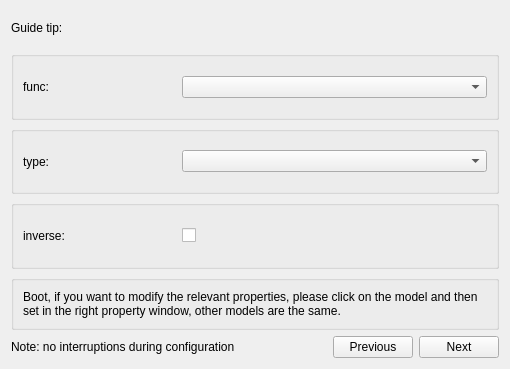
<?xml version="1.0" encoding="UTF-8"?>
<ui version="4.0">
 <class>CrashDiContentSetting</class>
 <widget class="QWidget" name="CrashDiContentSetting">
  <property name="geometry">
   <rect>
    <x>0</x>
    <y>0</y>
    <width>510</width>
    <height>369</height>
   </rect>
  </property>
  <property name="windowTitle">
   <string>Crash Swtich</string>
  </property>
  <layout class="QVBoxLayout" name="verticalLayout" stretch="1,2,2,2,1,1">
   <item>
    <layout class="QHBoxLayout" name="horizontalLayout_2">
     <item>
      <widget class="QLabel" name="label_prompt">
       <property name="text">
        <string>Guide tip:</string>
       </property>
      </widget>
     </item>
     <item>
      <widget class="QLabel" name="label_direction">
       <property name="text">
        <string/>
       </property>
      </widget>
     </item>
    </layout>
   </item>
   <item>
    <widget class="QGroupBox" name="groupBox_0">
     <property name="title">
      <string/>
     </property>
     <layout class="QHBoxLayout" name="horizontalLayout_6">
      <item>
       <layout class="QHBoxLayout" name="hLayout_0" stretch="1,2">
        <item>
         <widget class="QLabel" name="label">
          <property name="text">
           <string>func:</string>
          </property>
         </widget>
        </item>
        <item>
         <widget class="customComboBox" name="comboBox_func"/>
        </item>
       </layout>
      </item>
     </layout>
    </widget>
   </item>
   <item>
    <widget class="QGroupBox" name="groupBox_1">
     <property name="title">
      <string/>
     </property>
     <layout class="QHBoxLayout" name="horizontalLayout_7">
      <item>
       <layout class="QHBoxLayout" name="hLayout_1" stretch="1,2">
        <item>
         <widget class="QLabel" name="label_3">
          <property name="text">
           <string>type:</string>
          </property>
         </widget>
        </item>
        <item>
         <widget class="customComboBox" name="comboBox_type"/>
        </item>
       </layout>
      </item>
     </layout>
    </widget>
   </item>
   <item>
    <widget class="QGroupBox" name="groupBox_2">
     <property name="title">
      <string/>
     </property>
     <layout class="QHBoxLayout" name="horizontalLayout_10">
      <item>
       <layout class="QHBoxLayout" name="hLayout_6" stretch="1,2">
        <item>
         <widget class="QLabel" name="label_4">
          <property name="text">
           <string>inverse:</string>
          </property>
         </widget>
        </item>
        <item>
         <widget class="QCheckBox" name="checkBox_inverse_2">
          <property name="text">
           <string/>
          </property>
         </widget>
        </item>
       </layout>
      </item>
     </layout>
    </widget>
   </item>
   <item>
    <widget class="QGroupBox" name="groupBox_3">
     <property name="sizePolicy">
      <sizepolicy hsizetype="Preferred" vsizetype="Minimum">
       <horstretch>0</horstretch>
       <verstretch>0</verstretch>
      </sizepolicy>
     </property>
     <property name="title">
      <string/>
     </property>
     <layout class="QHBoxLayout" name="horizontalLayout_3">
      <item>
       <widget class="QLabel" name="label_directOther">
        <property name="text">
         <string>Boot, if you want to modify the relevant properties, please click on the model and then set in the right property window, other models are the same.</string>
        </property>
        <property name="wordWrap">
         <bool>true</bool>
        </property>
       </widget>
      </item>
     </layout>
    </widget>
   </item>
   <item>
    <layout class="QHBoxLayout" name="horizontalLayout">
     <item>
      <widget class="QLabel" name="label_warningToolTip">
       <property name="text">
        <string>Note: no interruptions during configuration</string>
       </property>
      </widget>
     </item>
     <item>
      <spacer name="horizontalSpacer">
       <property name="orientation">
        <enum>Qt::Horizontal</enum>
       </property>
       <property name="sizeHint" stdset="0">
        <size>
         <width>40</width>
         <height>20</height>
        </size>
       </property>
      </spacer>
     </item>
     <item>
      <widget class="QPushButton" name="ptb_previous">
       <property name="text">
        <string>Previous</string>
       </property>
      </widget>
     </item>
     <item>
      <widget class="QPushButton" name="ptb_next">
       <property name="text">
        <string>  Next  </string>
       </property>
      </widget>
     </item>
    </layout>
   </item>
  </layout>
 </widget>
 <customwidgets>
  <customwidget>
   <class>customComboBox</class>
   <extends>QComboBox</extends>
   <header>ModelCustomWidget.h</header>
  </customwidget>
 </customwidgets>
 <resources/>
 <connections/>
</ui>
